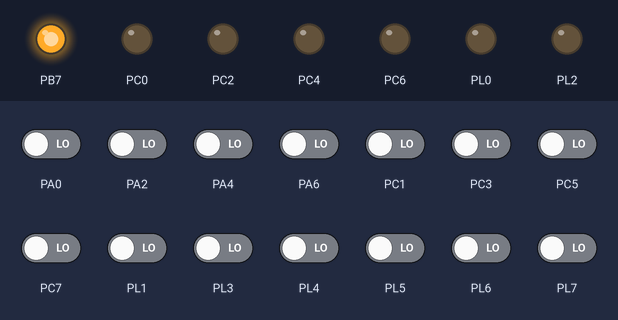
Bench run of a program on a simulated ATmega2560, built with avr-gcc and emulated at 16 MHz. Parts: output pins drawn as LEDs (lit = HIGH). The inputs (shaded band) are chosen by the test bench; at power-on: PA0, PA2, PA4, PA6, PC1, PC3, PC5, PC7, PL1, PL3–7 LOW.

Above: at 0.1 s.
Timing chart, 0 to 1.6 s (numbered marks = the images above):
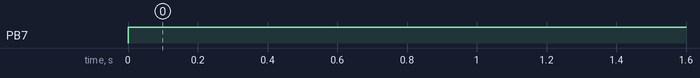

The program:

AlarmCentrale.c
```c
/*
 * AlarmCentrale.c
 */
#define F_CPU 16000000UL

#include <string.h>
#include <stdio.h>
#include <avr/io.h>
#include <avr/interrupt.h>

#include "AlarmCentrale.h"

char IngegevenWachtwoord[4];

int AlarmStatus = 1;		//Of het alarm geactiveerd is of niet (via de code)

int wachtTeller = 0;
int smsTeller = 0;

int ALARM = 0;				//Of het alarm af gaat of niet;
int DAG_NACHT = 0;			//Of het dag of nacht is
int TAMPER = 0;				//Sensor van het tampercontact

int PIR[9] = {0,0,0,0,0,0,0,0,0};

int RELAY_1 = 0;
int RELAY_2 = 0;

int TUIT_1 = 1;				//actief laag
int TUIT_2 = 1;				//actief_laag
int TUIT_3 = 1;				//actief_laag
int TUIT_4 = 1;				//actief_laag

void pinSetup(void)
{
	sei();					//Enable global interupts
	TCCR1A = 0;
	TCCR1B = 0;

	TCCR1B |= (1 << WGM12);	//Timer in interupt mode
	OCR1A = 62500 - 1;		//Telstand om 1 seconde te krijgen
	TIMSK1 = (1<<OCIE1A);	//Interupt wanneer we aan deze waarde komen

	DDRA = 0x00;			//Alle A pinnen als ingangen
	DDRB = 0B10000000;		//B7 als uitgang
	DDRC = 0B01010101;		//C1,C3,C5,C7 als ingang en C0,C2,C4,C6 als uitgang
	DDRL = 0B00000101;		//Alle L pinnen behalve L0 en L2 als ingangen

	PORTA = 0x00;			//Pull-Up weerstanden uitzetten op de A-pinnen
	PORTC = 0B01010101;		//Pull-Up weerstanden uitzetten op de C-pinnen en alle uitgangen op 1 zetten
	PORTL = 0B00000101;			//Pull-Up weerstanden uitzetten op de L-pinnen en alle uitgangen op 1 zetten

}

void tranUitgangen(int stat)
{
	if(stat)
	{
		PORTC &= 0B10101010;	//alle low-voltage transistor uitgangen op 0(ON)
	}
	else
	{
		PORTC |= 0B01010101;	//alle low-voltage transistor uitgangen op 1(OFF)
	}
}

void relayUitgangen(int stat)
{
	if(stat)
	{
		PORTL &= 0B11111010;
	}
	else
	{
		PORTL |= 0B00000101;
	}
}

void alarmGaatAf(int stat)
{
	if (stat)
	{
		LED_ON
		tranUitgangen(1);
		relayUitgangen(1);
		//SIRENE_ON
		//SEND_SMS
	}
	else
	{
		LED_OFF
		tranUitgangen(0);
		relayUitgangen(0);
	}
}

void disable_enableAlarm(int stat)
{
	if (stat)
	{
		AlarmStatus = 1;
	}
	else
	{
		AlarmStatus = 0;
		alarmGaatAf(0);
	}
}

int main(void)
{
	pinSetup();

	memset(IngegevenWachtwoord,'\0',strlen(IngegevenWachtwoord));
	int kansen = 3;

	struct zone Zones[NR_ZONES];
	for(int t = 0; t < NR_ZONES; t++){
		for(int y = 0; y < NR_SENSOREN_PER_ZONE; y++){
			Zones[t].sensor[y] = LEEG;
		}
	}

	//keuken
	Zones[0].id = 0;
	Zones[0].sensor[0] = 1;
	Zones[0].sensor[1] = 2;
	Zones[0].sensor[2] = 3;
	//living
	Zones[1].id = 1;
	Zones[1].sensor[0] = 4;
	Zones[1].sensor[1] = 5;
	Zones[1].sensor[2] = 6;
	//gang
	Zones[2].id = 2;
	Zones[2].sensor[0] = 7;
	Zones[2].sensor[1] = 8;

	struct links Verbindingen[NR_AANLIGGENDE_ZONES];
	//keuken <-> living
	Verbindingen[0].aanliggend[0] = Zones[0];
	Verbindingen[0].aanliggend[1] = Zones[1];
	//living <-> gang
	Verbindingen[1].aanliggend[0] = Zones[1];
	Verbindingen[1].aanliggend[1] = Zones[2];

	//controle paneel staat in de keuken
	struct zone VorigeBeweging = Zones[0];
	struct zone HuidigeBeweging = Zones[0];

	int gelinked;

    while (1)	//oneindige lus
    {
		PIR[1]		= !(PINA & (1<<PINA0));		//PIN 22
		PIR[2]		= !(PINA & (1<<PINA2));		//PIN 24
		PIR[3]		= !(PINA & (1<<PINA4));		//PIN 26
		PIR[4]		= !(PINA & (1<<PINA6));		//PIN 28
		PIR[5]		= !(PINC & (1<<PINC7));		//PIN 30
		PIR[6]		= !(PINC & (1<<PINC5));		//PIN 32
		PIR[7]		= !(PINC & (1<<PINC3));		//PIN 34
		PIR[8]		= !(PINC & (1<<PINC1));		//PIN 36

		TAMPER		= !(PINL & (1<<PINL3));		//PIN 46
		DAG_NACHT	= PINL & (1<<PINL1);		//PIN 48

		//Als het alarm actief is EN 1 van de sensoren detecteerd beweging
		if ((PIR[1] || PIR[2] || PIR[3] || PIR[4] || PIR[5] || PIR[6] || PIR[7] || PIR[8]) && AlarmStatus)
		{
			//bepaal de zone van de beweging
			if(GEBRUIK_ZONES == 1){
				for(int i = 0; i < NR_ZONES; i++)
				{
					for(int j = 0; Zones[i].sensor[j] != LEEG; j++)
					{
						if(PIR[Zones[i].sensor[j]])
						{
							VorigeBeweging = HuidigeBeweging;
							HuidigeBeweging = Zones[i];
						}
					}
				}

				gelinked = 0;
				//bepaal of de huidige zone en de vorige verbonden zijn
				for(int i = 0; i < NR_AANLIGGENDE_ZONES; i++)
				{
					int teller = 0;
					for(int j = 0; j < NR_ZONES_IN_LINK; j++)
					{
						if(Verbindingen[i].aanliggend[j].id == HuidigeBeweging.id || Verbindingen[i].aanliggend[j].id == VorigeBeweging.id)
						{
							teller++;
						}
						if(teller == 2)
						{
							gelinked = 1;
						}
					}
				}

				if(!(VorigeBeweging.id == HuidigeBeweging.id || gelinked == 1)){
					START_TIMER;
				}
			}
			else
			{
				START_TIMER;
			}
		}

		if (IngegevenWachtwoord[3] != '\0' && AlarmStatus)
		{
			//als het ingegeven wachtwoord overeenkomt met het juiste wachtwoord
			if(strcmp(WACHTWOORD, IngegevenWachtwoord) == 0){
				{
					disable_enableAlarm(0);
					memset(IngegevenWachtwoord,'\0',strlen(IngegevenWachtwoord));
				}
			}
			else
			{
				memset(IngegevenWachtwoord,'\0',strlen(IngegevenWachtwoord));
				kansen --;
			}

			if(kansen == 0)
			{
				alarmGaatAf(1);
				kansen = 3;
			}
		}

		if(TAMPER && AlarmStatus){
			alarmGaatAf(1);
		}

		if (wachtTeller == WACHT_PERIODE){
			STOP_TIMER;
			CLEAR_TIMER;
			alarmGaatAf(1);
			wachtTeller = 0;
		}

	}
}

//INTERUPT ROUTINE
ISR(TIMER1_COMPA_vect){
	wachtTeller ++;
	LED_TOGGLE;
}
```

AlarmCentrale.h
```c
/*
 * AlarmCentrale.h
 */
#define WACHTWOORD "1234"

#define GEBRUIK_ZONES 1

#define WACHT_PERIODE 15

#define NR_ZONES 3
#define NR_SENSOREN_PER_ZONE 5
#define NR_AANLIGGENDE_ZONES 2
#define NR_ZONES_IN_LINK 2

#define LED_ON		PORTB |= 0B10000000;
#define LED_OFF		PORTB &= 0B01111111;
#define LED_TOGGLE	PORTB ^= 0B10000000;

#define START_TIMER	TCCR1B |= (1 << CS12); //start timer aan 1/256 van de klokspeed
#define STOP_TIMER	TCCR1B &= 0B11111000;
#define CLEAR_TIMER	TCNT1 = 0;

#define LEEG '\0'

typedef struct zone
{
	int id;
	int sensor[NR_SENSOREN_PER_ZONE];
};

typedef struct links
{
	struct zone aanliggend[NR_AANLIGGENDE_ZONES];
};

ISR(TIMER4_COMPA_vect);
ISR(TIMER1_COMPA_vect);
```

Measured:
- by itself, PB7: LOW → HIGH at 0.00 s
